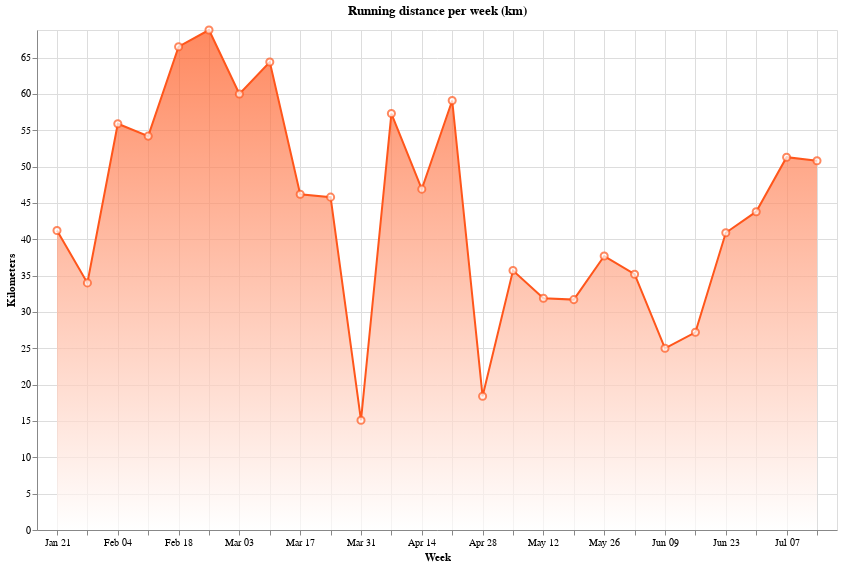

The notebook cell this image was saved under:
### Code cell
x_scale = alt.Scale(padding=20)
upper_limit = weekly_data["distance_km"].max()
lower_limit = 0

x = alt.X("start_date:T", scale=alt.Scale(padding=20), title="Week")
y = alt.Y(
    "distance_km:Q",
    axis=alt.Axis(title="Kilometers"),
    scale=alt.Scale(domain=[lower_limit, upper_limit]),
)

line_chart = (
    alt.Chart(weekly_data.reset_index())
    .mark_area(
        line={"color": "#ff561b"},
        color=alt.Gradient(
            gradient="linear",
            stops=[
                alt.GradientStop(color="white", offset=0),
                alt.GradientStop(color="#ff561b", offset=1),
            ],
            x1=1,
            x2=1,
            y1=1,
            y2=0,
        ),
    )
    .encode(
        x=x,
        y=y,
        tooltip=["start_date:T", "distance_km:Q"],
    )
    .properties(width=800, height=500, title="Running distance per week (km)")
)

points = (
    alt.Chart(weekly_data.reset_index())
    .mark_point(
        filled=True,
        fill="white",
        stroke="#ff561b",
        strokeWidth=2,
        size=50,
        shape="circle",
    )
    .encode(
        x=x,
        y=y,
        tooltip=["start_date:T", "distance_km:Q"],
    )
)


chart = line_chart + points

chart.show()

### Figure 1 — Vega-Lite specification as saved in the notebook (floating-point values rounded to 4 significant figures)
{"config": {"view": {"continuousWidth": 300, "continuousHeight": 300}}, "layer": [{"data": {"name": "data-1d08a8ad4d274a02be9b7edf4a741596"}, "mark": {"type": "area", "color": {"gradient": "linear", "stops": [{"color": "white", "offset": 0}, {"color": "#ff561b", "offset": 1}], "x1": 1, "x2": 1, "y1": 1, "y2": 0}, "line": {"color": "#ff561b"}}, "encoding": {"tooltip": [{"field": "start_date", "type": "temporal"}, {"field": "distance_km", "type": "quantitative"}], "x": {"field": "start_date", "scale": {"padding": 20}, "title": "Week", "type": "temporal"}, "y": {"axis": {"title": "Kilometers"}, "field": "distance_km", "scale": {"domain": [0, 68.8]}, "type": "quantitative"}}, "title": "Running distance per week (km)"}, {"data": {"name": "data-1d08a8ad4d274a02be9b7edf4a741596"}, "mark": {"type": "point", "fill": "white", "filled": true, "shape": "circle", "size": 50, "stroke": "#ff561b", "strokeWidth": 2}, "encoding": {"tooltip": [{"field": "start_date", "type": "temporal"}, {"field": "distance_km", "type": "quantitative"}], "x": {"field": "start_date", "scale": {"padding": 20}, "title": "Week", "type": "temporal"}, "y": {"axis": {"title": "Kilometers"}, "field": "distance_km", "scale": {"domain": [0, 68.8]}, "type": "quantitative"}}}], "height": 500, "width": 800, "$schema": "https://vega.github.io/schema/vega-lite/v5.17.0.json", "datasets": {"data-1d08a8ad4d274a02be9b7edf4a741596": [{"start_date": "2024-01-21T00:00:00+00:00", "distance_meters": 41220.0, "time_seconds": 13215, "distance_km": 41.2}, {"start_date": "2024-01-28T00:00:00+00:00", "distance_meters": 33960.0, "time_seconds": 11370, "distance_km": 34.0}, {"start_date": "2024-02-04T00:00:00+00:00", "distance_meters": 55940.0, "time_seconds": 17744, "distance_km": 55.9}, {"start_date": "2024-02-11T00:00:00+00:00", "distance_meters": 54180.0, "time_seconds": 17614, "distance_km": 54.2}, {"start_date": "2024-02-18T00:00:00+00:00", "distance_meters": 66540.0, "time_seconds": 21097, "distance_km": 66.5}, {"start_date": "2024-02-25T00:00:00+00:00", "distance_meters": 68760.0, "time_seconds": 22222, "distance_km": 68.8}, {"start_date": "2024-03-03T00:00:00+00:00", "distance_meters": 60000.0, "time_seconds": 18479, "distance_km": 60.0}, {"start_date": "2024-03-10T00:00:00+00:00", "distance_meters": 64370.0, "time_seconds": 20196, "distance_km": 64.4}, {"start_date": "2024-03-17T00:00:00+00:00", "distance_meters": 46180.0, "time_seconds": 14677, "distance_km": 46.2}, {"start_date": "2024-03-24T00:00:00+00:00", "distance_meters": 45790.0, "time_seconds": 14908, "distance_km": 45.8}, {"start_date": "2024-03-31T00:00:00+00:00", "distance_meters": 15070.0, "time_seconds": 5071, "distance_km": 15.1}, {"start_date": "2024-04-07T00:00:00+00:00", "distance_meters": 57270.0, "time_seconds": 18855, "distance_km": 57.3}, {"start_date": "2024-04-14T00:00:00+00:00", "distance_meters": 46870.0, "time_seconds": 14811, "distance_km": 46.9}, {"start_date": "2024-04-21T00:00:00+00:00", "distance_meters": 59100.0, "time_seconds": 18342, "distance_km": 59.1}, {"start_date": "2024-04-28T00:00:00+00:00", "distance_meters": 18420.0, "time_seconds": 6487, "distance_km": 18.4}, {"start_date": "2024-05-05T00:00:00+00:00", "distance_meters": 35710.0, "time_seconds": 12834, "distance_km": 35.7}, {"start_date": "2024-05-12T00:00:00+00:00", "distance_meters": 31920.0, "time_seconds": 10641, "distance_km": 31.9}, {"start_date": "2024-05-19T00:00:00+00:00", "distance_meters": 31670.0, "time_seconds": 10075, "distance_km": 31.7}, {"start_date": "2024-05-26T00:00:00+00:00", "distance_meters": 37660.0, "time_seconds": 11849, "distance_km": 37.7}, {"start_date": "2024-06-02T00:00:00+00:00", "distance_meters": 35180.0, "time_seconds": 11666, "distance_km": 35.2}, {"start_date": "2024-06-09T00:00:00+00:00", "distance_meters": 24950.0, "time_seconds": 7869, "distance_km": 25.0}, {"start_date": "2024-06-16T00:00:00+00:00", "distance_meters": 27250.0, "time_seconds": 8402, "distance_km": 27.2}, {"start_date": "2024-06-23T00:00:00+00:00", "distance_meters": 40860.0, "time_seconds": 12976, "distance_km": 40.9}, {"start_date": "2024-06-30T00:00:00+00:00", "distance_meters": 43790.0, "time_seconds": 13925, "distance_km": 43.8}, {"start_date": "2024-07-07T00:00:00+00:00", "distance_meters": 51350.0, "time_seconds": 18104, "distance_km": 51.3}, {"start_date": "2024-07-14T00:00:00+00:00", "distance_meters": 50760.0, "time_seconds": 16449, "distance_km": 50.8}]}}
